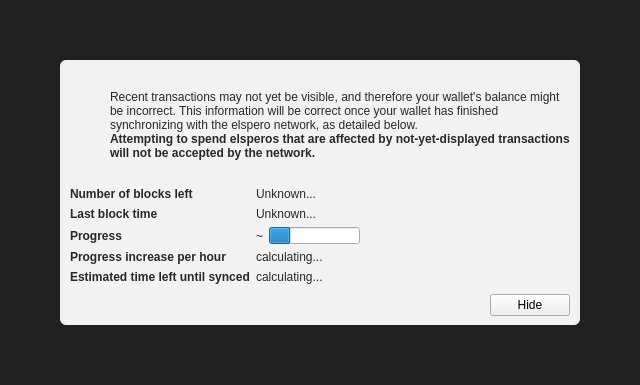
<?xml version="1.0" encoding="UTF-8"?>
<ui version="4.0">
 <class>ModalOverlay</class>
 <widget class="ModalOverlay" name="ModalOverlay">
  <property name="geometry">
   <rect>
    <x>0</x>
    <y>0</y>
    <width>640</width>
    <height>385</height>
   </rect>
  </property>
  <property name="windowTitle">
   <string>Form</string>
  </property>
  <layout class="QVBoxLayout" name="verticalLayout" stretch="0">
   <property name="sizeConstraint">
    <enum>QLayout::SetDefaultConstraint</enum>
   </property>
   <property name="leftMargin">
    <number>0</number>
   </property>
   <property name="topMargin">
    <number>0</number>
   </property>
   <property name="rightMargin">
    <number>0</number>
   </property>
   <property name="bottomMargin">
    <number>0</number>
   </property>
   <item>
    <widget class="QWidget" name="bgWidget" native="true">
     <property name="styleSheet">
      <string notr="true">#bgWidget { background: rgba(0,0,0,220); }</string>
     </property>
     <layout class="QVBoxLayout" name="verticalLayoutMain" stretch="1">
      <property name="leftMargin">
       <number>60</number>
      </property>
      <property name="topMargin">
       <number>60</number>
      </property>
      <property name="rightMargin">
       <number>60</number>
      </property>
      <property name="bottomMargin">
       <number>60</number>
      </property>
      <item>
       <widget class="QWidget" name="contentWidget" native="true">
        <property name="styleSheet">
         <string notr="true">#contentWidget { background: rgba(255,255,255,240); border-radius: 6px; }

QLabel { color: rgb(40,40,40);  }</string>
        </property>
        <layout class="QVBoxLayout" name="verticalLayoutSub" stretch="1,0,0,0">
         <property name="spacing">
          <number>0</number>
         </property>
         <property name="leftMargin">
          <number>10</number>
         </property>
         <property name="topMargin">
          <number>10</number>
         </property>
         <property name="rightMargin">
          <number>10</number>
         </property>
         <property name="bottomMargin">
          <number>10</number>
         </property>
         <item>
          <layout class="QHBoxLayout" name="horizontalLayoutIconText" stretch="0,1">
           <property name="topMargin">
            <number>20</number>
           </property>
           <item>
            <layout class="QVBoxLayout" name="verticalLayoutIcon">
             <property name="leftMargin">
              <number>0</number>
             </property>
             <item>
              <widget class="QPushButton" name="warningIcon">
               <property name="enabled">
                <bool>false</bool>
               </property>
               <property name="text">
                <string/>
               </property>
               <property name="icon">
                <iconset>
                 <normaloff>:/icons/warning</normaloff>
                 <disabledoff>:/icons/warning</disabledoff>:/icons/warning</iconset>
               </property>
               <property name="iconSize">
                <size>
                 <width>48</width>
                 <height>48</height>
                </size>
               </property>
               <property name="flat">
                <bool>true</bool>
               </property>
              </widget>
             </item>
             <item>
              <spacer name="verticalSpacerWarningIcon">
               <property name="orientation">
                <enum>Qt::Vertical</enum>
               </property>
               <property name="sizeHint" stdset="0">
                <size>
                 <width>20</width>
                 <height>40</height>
                </size>
               </property>
              </spacer>
             </item>
            </layout>
           </item>
           <item>
            <layout class="QVBoxLayout" name="verticalLayoutInfoText">
             <property name="leftMargin">
              <number>0</number>
             </property>
             <property name="topMargin">
              <number>0</number>
             </property>
             <item>
              <widget class="QLabel" name="infoText">
               <property name="text">
                <string>Recent transactions may not yet be visible, and therefore your wallet's balance might be incorrect. This information will be correct once your wallet has finished synchronizing with the elspero network, as detailed below.</string>
               </property>
               <property name="textFormat">
                <enum>Qt::RichText</enum>
               </property>
               <property name="wordWrap">
                <bool>true</bool>
               </property>
              </widget>
             </item>
             <item>
              <widget class="QLabel" name="infoTextStrong">
               <property name="font">
                <font>
                 <weight>75</weight>
                 <bold>true</bold>
                </font>
               </property>
               <property name="text">
                <string>Attempting to spend elsperos that are affected by not-yet-displayed transactions will not be accepted by the network.</string>
               </property>
               <property name="textFormat">
                <enum>Qt::RichText</enum>
               </property>
               <property name="wordWrap">
                <bool>true</bool>
               </property>
              </widget>
             </item>
             <item>
              <spacer name="verticalSpacerInTextSpace">
               <property name="orientation">
                <enum>Qt::Vertical</enum>
               </property>
               <property name="sizeHint" stdset="0">
                <size>
                 <width>20</width>
                 <height>40</height>
                </size>
               </property>
              </spacer>
             </item>
            </layout>
           </item>
          </layout>
         </item>
         <item>
          <spacer name="verticalSpacerAfterText">
           <property name="orientation">
            <enum>Qt::Vertical</enum>
           </property>
           <property name="sizeHint" stdset="0">
            <size>
             <width>20</width>
             <height>40</height>
            </size>
           </property>
          </spacer>
         </item>
         <item>
          <layout class="QFormLayout" name="formLayout">
           <property name="fieldGrowthPolicy">
            <enum>QFormLayout::FieldsStayAtSizeHint</enum>
           </property>
           <property name="horizontalSpacing">
            <number>6</number>
           </property>
           <property name="verticalSpacing">
            <number>6</number>
           </property>
           <property name="topMargin">
            <number>10</number>
           </property>
           <item row="0" column="0">
            <widget class="QLabel" name="labelNumberOfBlocksLeft">
             <property name="font">
              <font>
               <weight>75</weight>
               <bold>true</bold>
              </font>
             </property>
             <property name="text">
              <string>Number of blocks left</string>
             </property>
            </widget>
           </item>
           <item row="0" column="1">
            <widget class="QLabel" name="numberOfBlocksLeft">
             <property name="text">
              <string>Unknown...</string>
             </property>
            </widget>
           </item>
           <item row="1" column="0">
            <widget class="QLabel" name="labelLastBlockTime">
             <property name="font">
              <font>
               <weight>75</weight>
               <bold>true</bold>
              </font>
             </property>
             <property name="text">
              <string>Last block time</string>
             </property>
            </widget>
           </item>
           <item row="1" column="1">
            <widget class="QLabel" name="newestBlockDate">
             <property name="sizePolicy">
              <sizepolicy hsizetype="Maximum" vsizetype="Preferred">
               <horstretch>0</horstretch>
               <verstretch>0</verstretch>
              </sizepolicy>
             </property>
             <property name="text">
              <string>Unknown...</string>
             </property>
            </widget>
           </item>
           <item row="2" column="0">
            <widget class="QLabel" name="labelSyncDone">
             <property name="font">
              <font>
               <weight>75</weight>
               <bold>true</bold>
              </font>
             </property>
             <property name="text">
              <string>Progress</string>
             </property>
            </widget>
           </item>
           <item row="2" column="1">
            <layout class="QHBoxLayout" name="horizontalLayoutSync" stretch="0,1">
             <item>
              <widget class="QLabel" name="percentageProgress">
               <property name="text">
                <string notr="true">~</string>
               </property>
              </widget>
             </item>
             <item>
              <widget class="QProgressBar" name="progressBar">
               <property name="value">
                <number>24</number>
               </property>
               <property name="format">
                <string/>
               </property>
              </widget>
             </item>
            </layout>
           </item>
           <item row="4" column="0">
            <widget class="QLabel" name="labelProgressIncrease">
             <property name="font">
              <font>
               <weight>75</weight>
               <bold>true</bold>
              </font>
             </property>
             <property name="text">
              <string>Progress increase per hour</string>
             </property>
            </widget>
           </item>
           <item row="4" column="1">
            <widget class="QLabel" name="progressIncreasePerH">
             <property name="text">
              <string>calculating...</string>
             </property>
            </widget>
           </item>
           <item row="5" column="0">
            <widget class="QLabel" name="labelEstimatedTimeLeft">
             <property name="font">
              <font>
               <weight>75</weight>
               <bold>true</bold>
              </font>
             </property>
             <property name="text">
              <string>Estimated time left until synced</string>
             </property>
            </widget>
           </item>
           <item row="5" column="1">
            <widget class="QLabel" name="expectedTimeLeft">
             <property name="text">
              <string>calculating...</string>
             </property>
            </widget>
           </item>
          </layout>
         </item>
         <item>
          <layout class="QHBoxLayout" name="horizontalLayoutButtons">
           <property name="leftMargin">
            <number>10</number>
           </property>
           <property name="topMargin">
            <number>10</number>
           </property>
           <item>
            <spacer name="horizontalSpacer">
             <property name="orientation">
              <enum>Qt::Horizontal</enum>
             </property>
             <property name="sizeHint" stdset="0">
              <size>
               <width>40</width>
               <height>20</height>
              </size>
             </property>
            </spacer>
           </item>
           <item>
            <widget class="QPushButton" name="closeButton">
             <property name="text">
              <string>Hide</string>
             </property>
            </widget>
           </item>
          </layout>
         </item>
        </layout>
       </widget>
      </item>
     </layout>
    </widget>
   </item>
  </layout>
 </widget>
 <customwidgets>
  <customwidget>
   <class>ModalOverlay</class>
   <extends>QWidget</extends>
   <header>qt/modaloverlay.h</header>
   <container>1</container>
  </customwidget>
 </customwidgets>
 <resources/>
 <connections/>
</ui>
